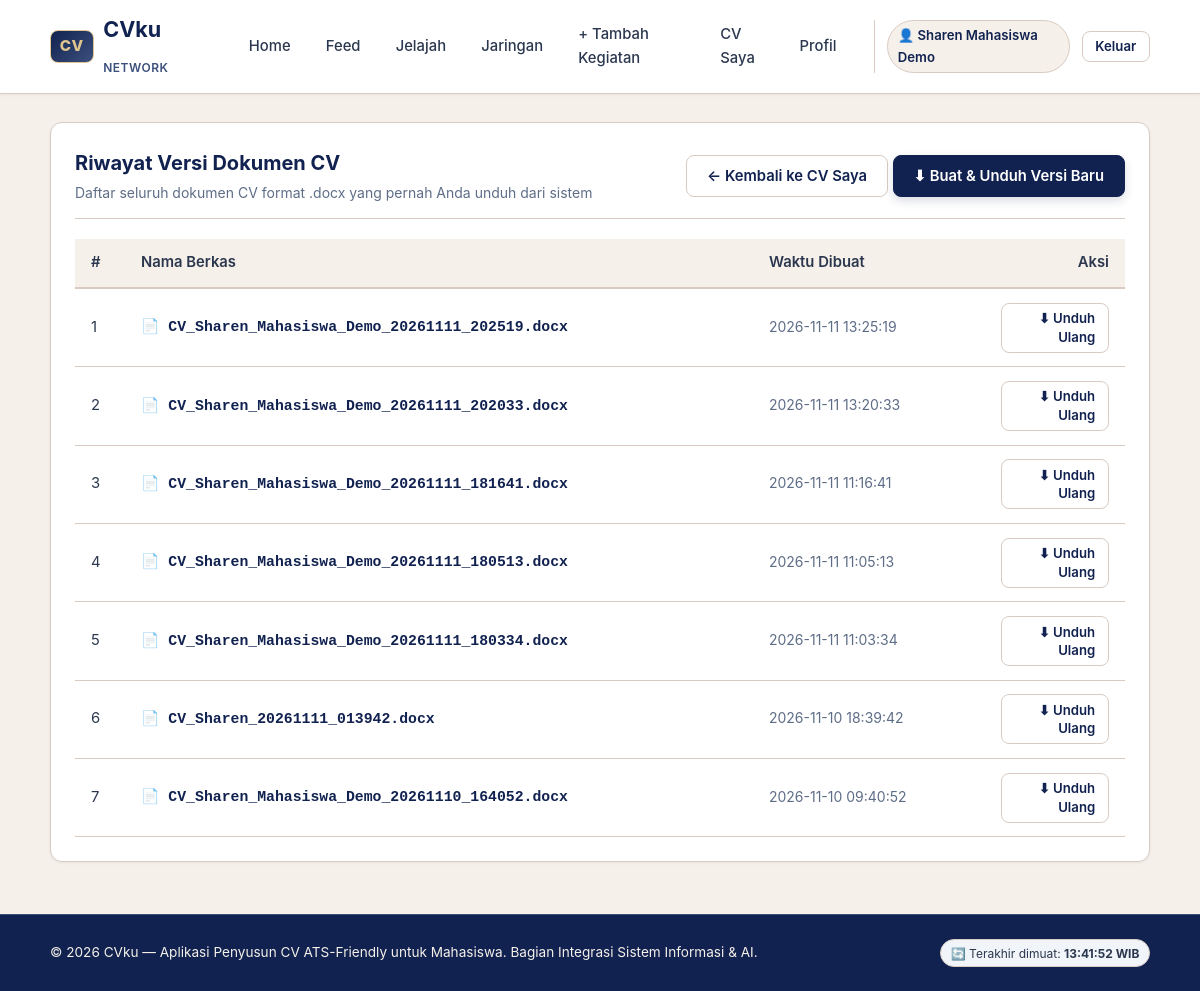
Before: /cv/riwayat (signed in) with the older database file.
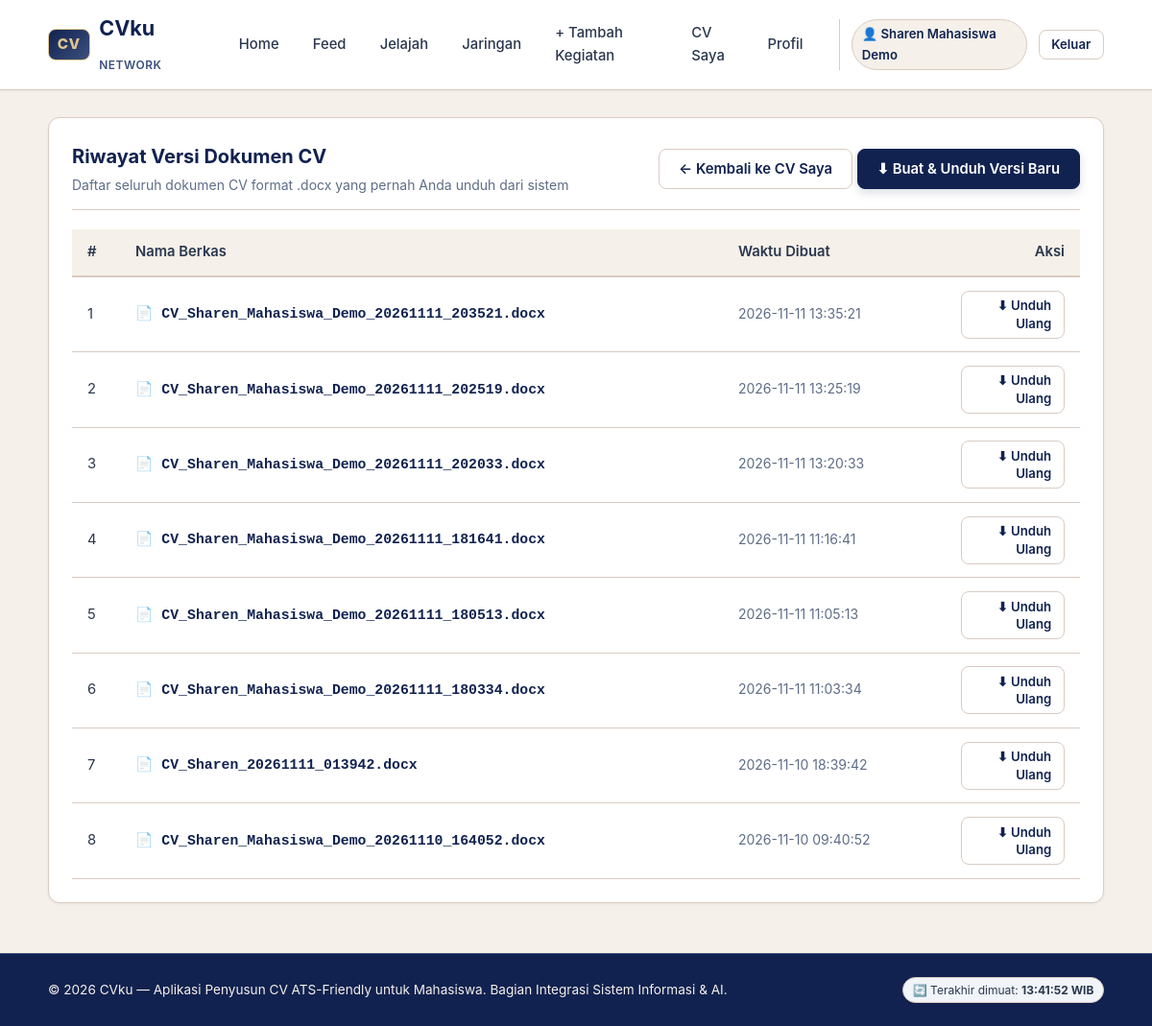
After: the same page with the newer database file.
### tables this page shows
CREATE TABLE versi_cv (
  id INTEGER PRIMARY KEY AUTOINCREMENT,
  id_pengguna INTEGER NOT NULL REFERENCES pengguna(id),
  nama_file TEXT NOT NULL, dibuat_pada TEXT DEFAULT CURRENT_TIMESTAMP);

### app.py (the view)
@app.route("/cv/riwayat")
@mahasiswa_required
def cv_riwayat_page():
    user_id = session["user_id"]
    versi_list = db.daftar_versi_cv(user_id)
    return render_template("cv_riwayat.html", versi_list=versi_list)

### app.py (called while the page is built)
@app.after_request
def add_no_cache_headers(response):
    response.headers["Cache-Control"] = "no-cache, no-store, must-revalidate, max-age=0"
    response.headers["Pragma"] = "no-cache"
    response.headers["Expires"] = "0"
    return response

@app.context_processor
def inject_waktu_server():
    return {
        "waktu_refresh": datetime.datetime.now().strftime("%H:%M:%S")
    }

def pengguna_required(f):
    @wraps(f)
    def decorated_function(*args, **kwargs):
        if not session.get("user_id"):
            flash("Silakan masuk terlebih dahulu untuk mengakses halaman ini.", "warning")
            return redirect(url_for("login", next=request.path))
        return f(*args, **kwargs)
    return decorated_function

### db.py (called while the page is built)
def koneksi():
    con = sqlite3.connect(DB_PATH)
    con.row_factory = sqlite3.Row
    con.execute("PRAGMA foreign_keys = ON")
    return con

def _semua(sql, args=()):
    con = koneksi()
    try:
        return [dict(r) for r in con.execute(sql, args).fetchall()]
    finally:
        con.close()

def daftar_versi_cv(id_pengguna):
    return _semua("SELECT * FROM versi_cv WHERE id_pengguna=? ORDER BY id DESC", (id_pengguna,))

### templates/cv_riwayat.html (shortened to what this page needs)
{% extends "base.html" %}
{% block content %}
<div class="card">
  <div class="card-header">
    <div>
      <h1 class="card-title">Riwayat Versi Dokumen CV</h1>
      <p class="card-subtitle">Daftar seluruh dokumen CV format .docx yang pernah Anda unduh dari sistem</p>
    </div>
    <div>
      <a href="{{ url_for('cv_preview_page') }}" class="btn btn-outline">← Kembali ke CV Saya</a>
      <a href="{{ url_for('unduh_cv_action') }}" class="btn btn-primary">⬇ Buat &amp; Unduh Versi Baru</a>
    </div>
  </div>
  {% if versi_list %}
    <div class="table-responsive">
      <table class="table">
        <thead>
          <tr>
            <th style="width: 50px;">#</th>
            <th>Nama Berkas</th>
            <th>Waktu Dibuat</th>
            <th style="text-align: right; width: 140px;">Aksi</th>
          </tr>
        </thead>
        <tbody>
          {% for v in versi_list %}
            <tr>
              <td>{{ loop.index }}</td>
              <td>
                <span style="font-weight: 600; font-family: monospace; color: var(--dark);">📄 {{ v.nama_file }}</span>
              </td>
              <td>
                <span style="color: var(--muted); font-size: 0.875rem;">{{ v.dibuat_pada }}</span>
              </td>
              <td style="text-align: right;">
                <a href="{{ url_for('unduh_ulang_cv_action', id=v.id) }}" class="btn btn-outline btn-sm">
                  ⬇ Unduh Ulang
                </a>
              </td>
            </tr>
          {% endfor %}
        </tbody>
      </table>
    </div>
  {% endif %}
</div>
{% endblock %}

Changed rows visible on the page:
added versi_cv: nama_file "CV_Sharen_Mahasiswa_Demo_20261111_203521.docx", dibuat_pada "2026-11-11 13:35:21"
